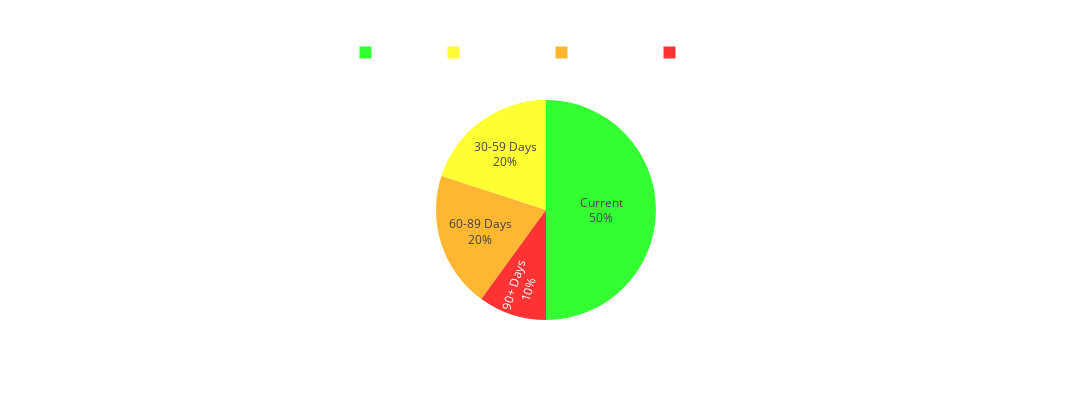

Source (notebook cell):
### Markdown cell above
##### <u>A Portfolio of Loans (Real World Example)</u>

Suppose instead now we had a portfolio of loans and wanted to model deliquencies (missed payments)

**Each loan can be one of either**

- Current
- 30-59 days late
- 60-89 days late
- 90+ days late

We are effectively measuring (based on the status of each loan) the overall proportion of loans in default in this portfolio

### Code cell
# Create figure for initial loan portfolio state
fig = make_subplots(rows=1, cols=1, specs=[[{"type": "pie"}]])

# Initial portfolio state data
labels = ['Current', '30-59 Days', '60-89 Days', '90+ Days']
values = [50, 20, 20, 10]  # Percentages

# Add pie chart
fig.add_trace(
    go.Pie(
        labels=labels,
        values=values,
        marker=dict(
            colors=['rgba(0, 255, 0, 0.8)', 
                   'rgba(255, 255, 0, 0.8)',
                   'rgba(255, 165, 0, 0.8)', 
                   'rgba(255, 0, 0, 0.8)']
        ),
        textinfo='label+percent',
        hoverinfo='label+percent'
    ),
    row=1, col=1
)

# Update layout
fig.update_layout(
    height=400,
    width=1200,
    showlegend=True,
    plot_bgcolor='rgba(0,0,0,0)',
    paper_bgcolor='rgba(0,0,0,0)',
    font=dict(color='white'),
    legend=dict(
        orientation="h",
        yanchor="bottom", 
        y=1.15,
        xanchor="center",
        x=0.5
    ),
    title=dict(
        text="Example Loan Portfolio Delinquency State",
        y=0.95
    )
)

fig.show()

### Figure 1 — Plotly figure (JSON) as saved in the notebook; plotly's stock layout.template omitted (floating-point values rounded to 4 significant figures)
{"data": [{"domain": {"x": [0, 1], "y": [0, 1]}, "hoverinfo": "label+percent", "labels": ["Current", "30-59 Days", "60-89 Days", "90+ Days"], "marker": {"colors": ["rgba(0, 255, 0, 0.8)", "rgba(255, 255, 0, 0.8)", "rgba(255, 165, 0, 0.8)", "rgba(255, 0, 0, 0.8)"]}, "textinfo": "label+percent", "type": "pie", "values": [50, 20, 20, 10]}], "layout": {"font": {"color": "white"}, "height": 400, "legend": {"orientation": "h", "x": 0.5, "xanchor": "center", "y": 1.15, "yanchor": "bottom"}, "paper_bgcolor": "rgba(0,0,0,0)", "plot_bgcolor": "rgba(0,0,0,0)", "showlegend": true, "title": {"text": "Example Loan Portfolio Delinquency State", "y": 0.95}, "width": 1200}}
